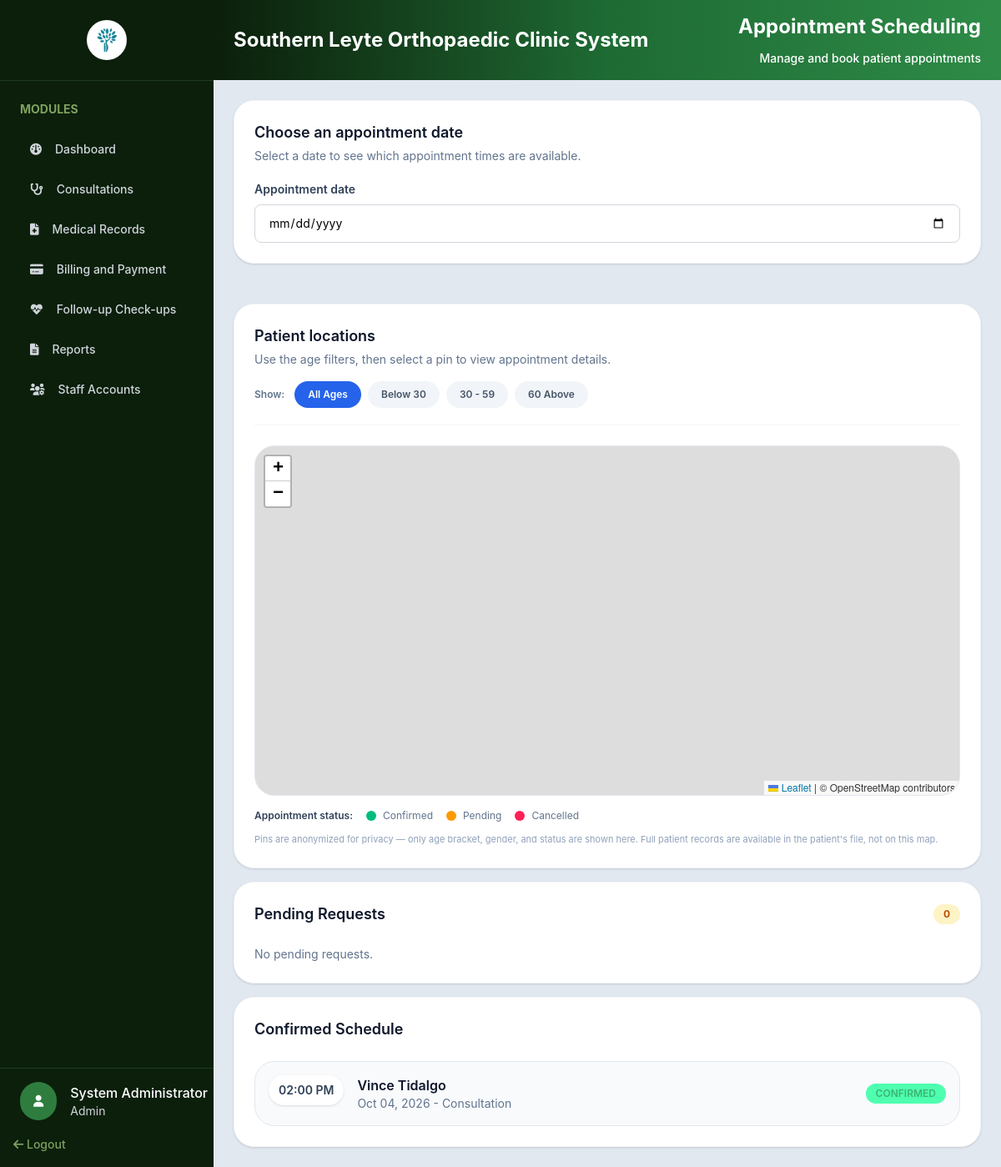
Page /admin/appointments.php (signed in) on the earlier database version.
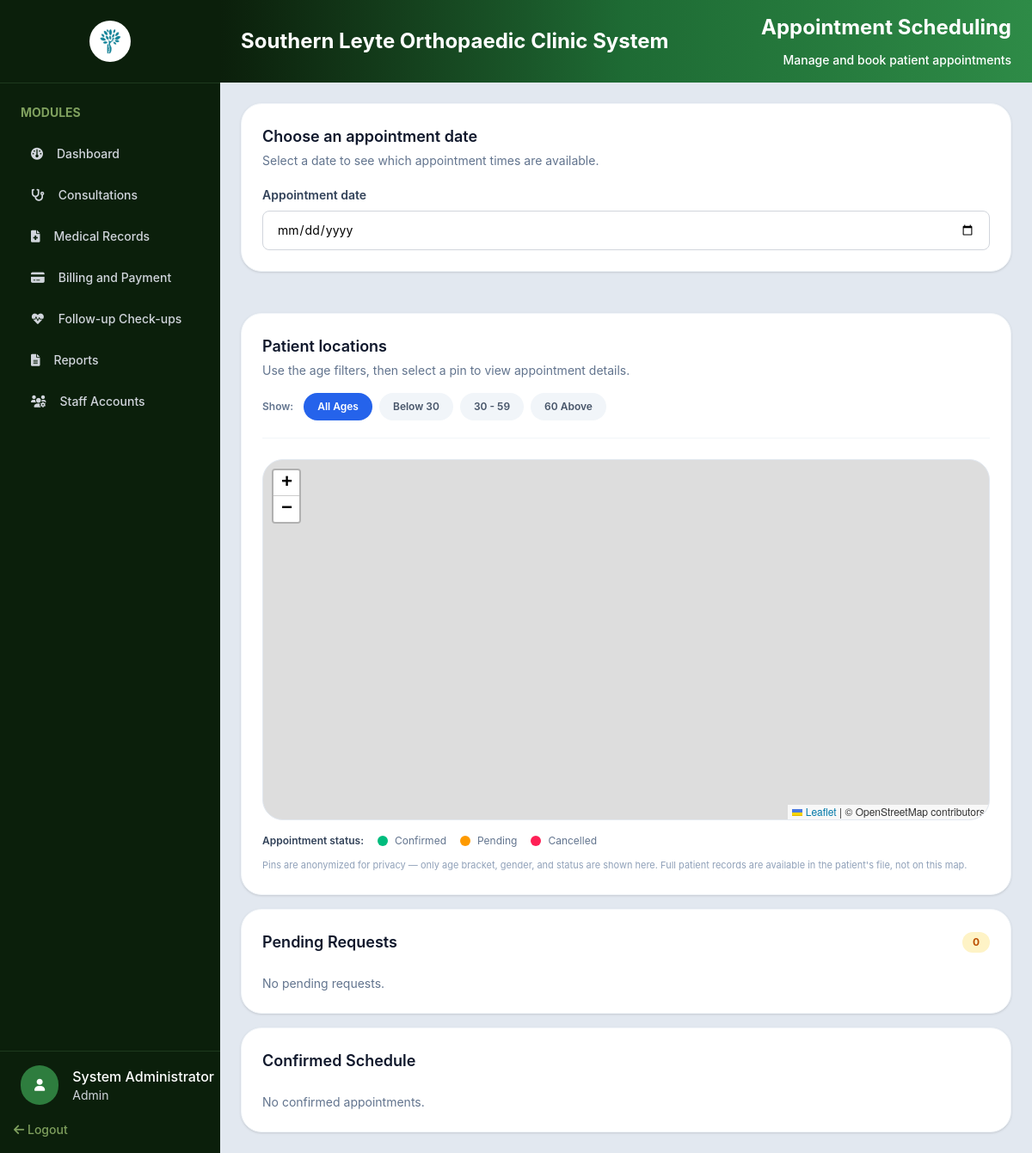
Same page on the later database version.
### tables this page shows
CREATE TABLE `appointments` (
  `AppointmentID` int UNSIGNED NOT NULL,
  `PatientID` int UNSIGNED NOT NULL,
  `DoctorID` int UNSIGNED NOT NULL,
  `AppointmentDate` date NOT NULL,
  `AppointmentTime` time NOT NULL,
  `meridiem` enum('AM','PM') DEFAULT NULL,
  `Purpose` varchar(255) NOT NULL,
  `ChiefComplaint` varchar(50) DEFAULT NULL,
  `Status` enum('Pending','Confirmed','Completed','Cancelled','Rescheduled') NOT NULL DEFAULT 'Pending',
  `Remarks` text,
  `CreatedAt` timestamp NOT NULL DEFAULT CURRENT_TIMESTAMP
);

CREATE TABLE `patients` (
  `PatientID` int UNSIGNED NOT NULL,
  `PatientCode` varchar(20) NOT NULL,
  `UserID` int UNSIGNED DEFAULT NULL,
  `FirstName` varchar(100) NOT NULL,
  `MiddleName` varchar(100) DEFAULT NULL,
  `LastName` varchar(100) NOT NULL,
  `BirthDate` date NOT NULL,
  `Gender` enum('Male','Female','Other') NOT NULL,
  `CivilStatus` enum('Single','Married','Widowed','Separated') DEFAULT NULL,
  `Address` varchar(255) DEFAULT NULL,
  `Province` varchar(100) DEFAULT NULL,
  `City` varchar(100) DEFAULT NULL,
  `Barangay` varchar(100) DEFAULT NULL,
  `Allergies` varchar(50) DEFAULT NULL,
  `Latitude` decimal(10,7) DEFAULT NULL,
  `Longitude` decimal(10,7) DEFAULT NULL,
  `Phone` varchar(30) DEFAULT NULL,
  `Email` varchar(150) DEFAULT NULL,
  `BloodType` varchar(5) DEFAULT NULL,
  `EmergencyContact` varchar(150) DEFAULT NULL,
  `EmergencyPhone` varchar(30) DEFAULT NULL,
  `PatientType` enum('Regular','Senior Citizen','PWD') NOT NULL DEFAULT 'Regular',
  `IdNumber` int DEFAULT NULL,
  `CreatedAt` timestamp NOT NULL DEFAULT CURRENT_TIMESTAMP
);

### includes/auth.php (called while the page is built, shortened)
<?php
class SessionManager
{
    public static function isLoggedIn(): bool
    {
        return isset($_SESSION['user_id']) || isset($_SESSION['userId']) || isset($_SESSION['user']);
    }
    public static function getCurrentRole(): ?string
    {
        return $_SESSION['access_type']
            ?? $_SESSION['user']['Role']
            ?? $_SESSION['Role']
            ?? null;
    }
    public static function getUser(PDO $pdo): ?array
    {
        $userId = $_SESSION['user_id'] ?? $_SESSION['userId'] ?? $_SESSION['user']['UserID'] ?? null;
        $statement = $pdo->prepare(
            'SELECT UserID AS user_id, Username AS username, FirstName AS first_name,
                    LastName AS last_name, Email AS email, Phone AS phone,
                    Role AS role, IsDoctor AS is_doctor, Status AS status, CreatedAt AS created_at
             FROM users WHERE UserID = ?'
        );
        $statement->execute([$userId]);
        return $statement->fetch(PDO::FETCH_ASSOC) ?: null;
    }
}

### php/fetch/fetch.php (called while the page is built, shortened)
<?php
function fetchAllData(PDO $pdo, string $query, array $params = []): array
{
    $stmt = $pdo->prepare($query);
    $stmt->execute($params);
    return $stmt->fetchAll(PDO::FETCH_ASSOC);
}

### admin/appointments.php (the view, shortened to what the changed rows need)
<?php
require_once __DIR__ . '/../config/config.php';
require_once __DIR__ . '/../includes/auth.php';
require_once __DIR__ . '/../php/fetch/fetch.php';
$admin = SessionManager::getUser($pdo);
$appointments = fetchAllData($pdo, "
    SELECT a.AppointmentID, a.AppointmentDate, a.AppointmentTime, a.Meridiem, a.Purpose, a.Status,
           p.PatientCode, p.FirstName AS patient_first_name, p.LastName AS patient_last_name
    FROM appointments a
    INNER JOIN patients p ON a.PatientID = p.PatientID
    ORDER BY a.AppointmentDate DESC, a.AppointmentTime DESC
");
?>
<!DOCTYPE html>
<html lang="en">
<head>
    <link rel="stylesheet" href="../assets/css/output.css">
    <link rel="stylesheet" href="../assets/css/global.css">
    <link rel="stylesheet" href="https://cdnjs.cloudflare.com/ajax/libs/font-awesome/6.0.0-beta3/css/all.min.css">
    <link rel="stylesheet" href="https://unpkg.com/leaflet@1.9.4/dist/leaflet.css" />
</head>
<body class="h-screen flex bg-slate-200 overflow-hidden">
    <?php include_once '../includes/sidebar.php'; ?>
    <section class="flex-1 min-h-0 flex flex-col overflow-hidden">
        <div
            class="flex items-center justify-between bg-gradient-to-r from-[#0b1f0b] via-[#1e6b34] to-[#2e8b47] px-6 py-4">
            <h1 class="text-2xl font-bold text-white">Southern Leyte Orthopaedic Clinic System</h1>
            <div class="flex flex-col gap-3 items-end">
                <h1 class="text-2xl font-bold text-white">Appointment Scheduling</h1>
            </div>
        </div>
        <div class="flex-1 min-h-0 overflow-auto p-6 space-y-4">
            <div class="grid grid-cols-1 gap-6 xl:grid-cols-2">
                <div class="space-y-6">
                    <div class="rounded-3xl bg-white p-6 shadow-sm border border-slate-100">
                        <h2 class="text-lg font-semibold text-slate-900">Choose an appointment date</h2>
                    </div>
                </div>
                <div class="rounded-3xl bg-white p-6 shadow-sm border border-slate-100">
                    <div class="mb-6 flex flex-col gap-4 border-b border-slate-100 pb-5">
                        <div>
                            <h2 class="text-lg font-semibold text-slate-900">Patient locations</h2>
                        </div>
                    </div>
                </div>
            </div>
            <div class="rounded-3xl bg-white p-6 shadow-sm border border-slate-100">
                <div class="flex items-center justify-between mb-6">
                    <h2 class="text-lg font-semibold text-slate-900">Pending Requests</h2>
                </div>
            </div>
            <div class="rounded-3xl bg-white p-6 shadow-sm border border-slate-100">
                <div class="flex items-center justify-between mb-6">
                    <h2 class="text-lg font-semibold text-slate-900">Confirmed Schedule</h2>
                </div>
                <div class="space-y-3">
                    <?php
                    $confirmedAppointments = array_filter($appointments, fn($a) => $a['Status'] === 'Confirmed');
                    if ($confirmedAppointments) {
                        foreach ($confirmedAppointments as $appointment) {
                            $appointmentDate = new DateTime($appointment['AppointmentDate']);
                            $formattedDate = $appointmentDate->format('M d, Y');
                            $formattedTime = (new DateTime($appointment['AppointmentTime']))->format('h:i');
                            $statusStyle = $status[$appointment['Status']] ?? ['bgColor' => '#4FFFB0', 'textColor' => '#3CB371'];
                            ?>
                            <div
                                class="flex flex-col gap-3 rounded-3xl border border-slate-200 bg-slate-50 p-4 sm:flex-row sm:items-center sm:justify-between">
                                <div class="flex items-start gap-4">
                                    <div
                                        class="min-w-[90px] rounded-3xl bg-white px-3 py-2 text-sm font-semibold text-slate-700 shadow-sm">
                                        <?= htmlspecialchars($formattedTime, ENT_QUOTES, 'UTF-8') ?> <?= htmlspecialchars($appointment['Meridiem'], ENT_QUOTES, 'UTF-8') ?>
                                    </div>
                                    <div>
                                        <p class="font-semibold text-slate-900">
                                            <?= htmlspecialchars($appointment['patient_first_name'], ENT_QUOTES, 'UTF-8') ?>
                                            <?= htmlspecialchars($appointment['patient_last_name'], ENT_QUOTES, 'UTF-8') ?>
                                        </p>
                                        <p class="text-sm text-slate-500">
                                            <?= $formattedDate ?> -
                                            <?= htmlspecialchars($appointment['Purpose'], ENT_QUOTES, 'UTF-8') ?>
                                        </p>
                                    </div>
                                </div>
                                <div class="flex items-center gap-3">
                                    <span class="rounded-full px-3 py-1 text-xs font-semibold uppercase"
                                        style="background-color: <?= htmlspecialchars($statusStyle['bgColor'], ENT_QUOTES, 'UTF-8') ?>; color: <?= htmlspecialchars($statusStyle['textColor'], ENT_QUOTES, 'UTF-8') ?>;">
                                        <?= htmlspecialchars($appointment['Status'], ENT_QUOTES, 'UTF-8') ?>
                                    </span>
                                </div>
                            </div>
                            <?php
                        }
                    } else {
                        echo '<p class="text-sm text-slate-500">No confirmed appointments.</p>';
                    }
                    ?>
                </div>
            </div>
        </div>
    </section>
</body>
</html>

### includes/sidebar.php (shortened to what the changed rows need)
<?php
$navItems = [
    [
        'label' => 'Dashboard',
        'icon' => 'fa-gauge',
        'file' => 'admin-dashboard.php',
        'href' => '../admin/admin-dashboard.php',
        'roles' => ['admin', 'staff'],
    ],
    [
        'label' => 'Patient Registration',
        'icon' => 'fa-user-plus',
        'file' => 'patient-registration.php',
        'href' => '../admin/patient-registration.php',
        'roles' => ['staff'],
    ],
    [
        'label' => 'Appointments',
        'icon' => 'fa-calendar',
        'file' => 'appointments.php',
        'href' => '../admin/appointments.php',
        'roles' => ['staff'],
    ],
    [
        'label' => 'Consultations',
        'icon' => 'fa-stethoscope',
        'file' => 'consultations.php',
        'href' => '../admin/consultations.php',
        'roles' => ['admin'],
    ],
    [
        'label' => 'Medical Records',
        'icon' => 'fa-file-medical',
        'file' => 'medical-records.php',
        'href' => '../admin/medical-records.php',
        'roles' => ['admin'],
    ],
    [
        'label' => 'Billing and Payment',
        'icon' => 'fa-credit-card',
        'file' => 'billing-payment.php',
        'href' => '../admin/billing-payment.php',
        'roles' => ['admin',],
    ],
    [
        'label' => 'Follow-up Check-ups',
        'icon' => 'fa-heart-pulse',
        'file' => 'follow-up-checkups.php',
        'href' => '../admin/follow-up-checkups.php',
        'roles' => ['admin', 'staff'],
    ],
    [
        'label' => 'Reports',
        'icon' => 'fa-file-lines',
        'file' => 'reports.php',
        'href' => '../admin/reports.php',
        'roles' => ['admin'],
    ],
    [
        'label' => 'Staff Accounts',
        'icon' => 'fa-users-gear',
        'file' => 'staff-management.php',
        'href' => '../admin/staff-management.php',
        'roles' => ['admin'],
    ],
];
$currentRole = strtolower((string) (SessionManager::getCurrentRole() ?? 'staff'));
$currentFile = basename($_SERVER['PHP_SELF']);
?>
<div class="w-64 shrink-0 bg-[#0b1f0b] flex flex-col h-full">
    <div class="custom-scrollbar w-full p-6 overflow-y-auto flex-1 min-h-0">
        <h2 class="text-[#7fa05e] font-bold text-sm mb-4">MODULES</h2>
        <?php foreach ($navItems as $item): ?>
            <?php if (in_array($currentRole, $item['roles'], true)): ?>
                <?php $isActive = $currentFile === $item['file']; ?>
                <div
                    class="flex items-center p-3 rounded-xl gap-4 mb-1 <?= $isActive ? 'bg-gradient-to-r from-[#1e5c2e] to-[#2e7d3e] shadow-sm' : '' ?>">
                    <i
                        class="text-sm fa-solid <?= htmlspecialchars($item['icon']) ?> <?= $isActive ? 'text-white' : 'text-gray-300' ?>"></i>
                    <a href="<?= htmlspecialchars($item['href']) ?>"
                        class="text-sm font-medium <?= $isActive ? 'text-white' : 'text-gray-300 hover:text-white' ?>">
                        <?= htmlspecialchars($item['label']) ?>
                    </a>
                </div>
            <?php endif; ?>
        <?php endforeach; ?>
    </div>
    <div class="mt-auto">
        <div class="w-full border-t pt-4 pl-6 border-[#1e3a1e] flex items-center gap-4">
            <div>
                <?php if ($admin): ?>
                    <h1 class="text-white text-md font-medium">
                        <?= htmlspecialchars($admin['first_name']) ?>     <?= htmlspecialchars($admin['last_name']) ?>
                    </h1>
                <?php endif; ?>
            </div>
        </div>
    </div>
</div>

Differences in the rows shown:
removed appointments: AppointmentTime "02:00", meridiem "PM", PatientID.FirstName "Vince", PatientID.LastName "Tidalgo", AppointmentDate "Oct 04, 2026", Purpose "Consultation", Status "CONFIRMED"
Other differences:
text now shown: "No confirmed appointments."
